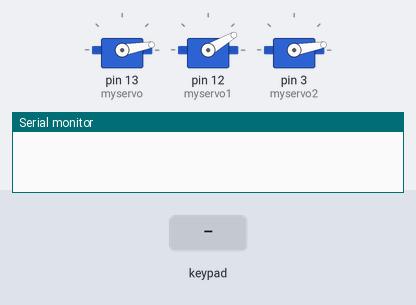
Simulated run of this sketch. Board: Arduino Uno, built with avr-gcc and run on an emulated ATmega328P. On the bench: 3 × servo, the last lines printed to the serial monitor. The test bench sets the inputs (shaded band).

Above: at 1.2 s.
1.3 s: keypad keys 8 9 1 0 1 1 pressed 0.4 s apart
At 4.0 s:
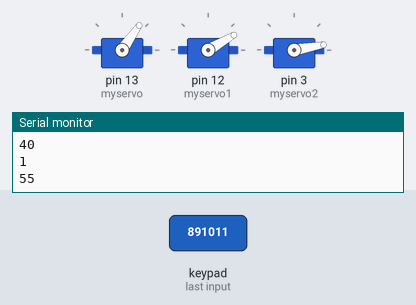
5.2 s: key '1' pressed
At 5.8 s:
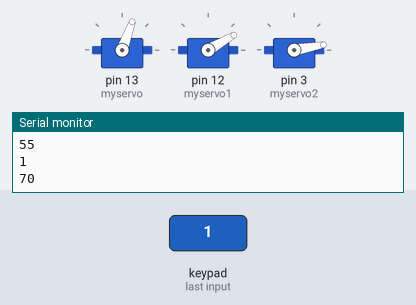
6.7 s: keypad keys 8 9 1 0 1 1 # pressed 0.4 s apart
At 9.2 s:
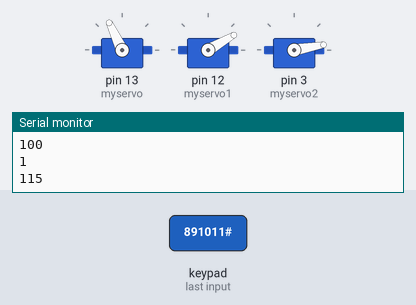
11.0 s: keypad keys 8 9 1 0 1 1 * pressed 0.4 s apart
At 13.6 s:
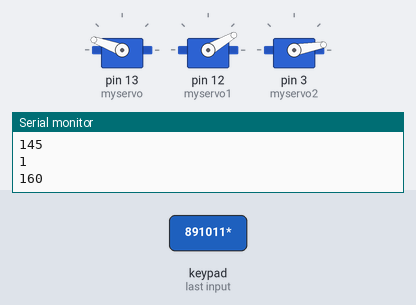
15.3 s: keypad keys 8 9 1 0 1 1 A pressed 0.4 s apart
At 18.2 s:
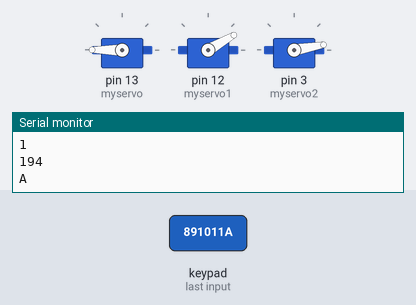
Timing chart, 0 to 19.7 s (numbered marks = the images above; inputs shaded):
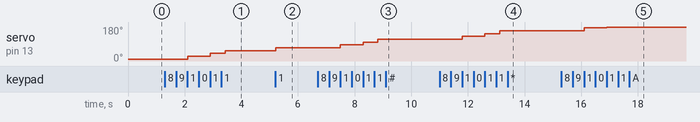

Measured:
- after the input at 1.3 s, servo on pin 13 (myservo): 10° → 25° after 0.80 s, → 40° 0.80 s later, → 55° 0.52 s later
- after the input at 5.2 s, servo on pin 13 (myservo): 55° → 70° at once
- after the input at 6.7 s, servo on pin 13 (myservo): 70° → 85° after 0.80 s, → 100° 0.80 s later, → 115° 0.52 s later
- after the input at 11.0 s, servo on pin 13 (myservo): 115° → 130° after 0.80 s, → 145° 0.80 s later, → 160° 0.52 s later
- after the input at 15.3 s, servo on pin 13 (myservo): 160° → 175° after 0.80 s, → 180° 0.80 s later

The sketch:

manipulate.ino
```cpp
#include <Servo.h>
#include <Keypad.h>

Servo myservo;
Servo myservo1;
Servo myservo2;

const byte ROWS = 4; //число строк клавиатуры
const byte COLS = 4; //число столбцов  клавиатуры
char hexaKeys[ROWS][COLS] = {

{'1','4','7','*'},

{'2','5','8','0'},

{'3','6','9','#'},

{'A','B','C','D'}

};

byte rowPins[ROWS] = {8,9,10,11}; //строки
byte colPins[COLS] = {4,5,6,7}; //столбцы
Keypad customKeypad = Keypad( makeKeymap(hexaKeys), rowPins, colPins, ROWS, COLS);

int i =10;
int ii=30;
int iii=10;
int k=0;
int k1=0;
int k2=0;

void setup() {
  myservo.attach(13);
  myservo1.attach(12);
  myservo2.attach(3);
  myservo.write(i);
  myservo1.write(ii);
  myservo2.write(iii);
 Serial.begin(9600);
}

void loop() {
 char customKey = customKeypad.getKey();
if (customKey){
Serial.println(customKey);}
if(customKey=='1'){
    i=i+15;
  k=k+1;
    myservo.write(i);
    Serial.println(i);
    delay(500);
    }
if(customKey=='2'){
    myservo.write(i);
    i=i-15 ;
    k=k-1;
    Serial.println(i);
    delay(500);
    }
if(customKey=='3'){
     myservo1.write(ii);
    Serial.println(ii);
    ii=ii+15 ;
    k1=k1+1 ;
    delay(500); }
if(customKey=='4'){
      myservo1.write(ii);
    Serial.println(ii);
    ii=ii-15 ;
    k1=k1-1;
    delay(500); }
if(customKey=='5'){
    myservo2.write(iii);
    iii=iii+15;
    k2=k2+1;
    Serial.println(iii);
    delay(100); }
if(customKey=='6'){

    myservo2.write(iii);
    iii=iii-15 ;
    k2=k2-1 ;
    Serial.println(iii );
    delay(100); }

// поставим ограничение на повороты

if( k>=12 ){
  i=179;
  }

   else if( k<=0){
    i=10;
    }
  if( k1>=5 ){
  ii=90;
  }

   else if( k1<=0){
    ii=30;

    }
if( k2>=10){
  iii=179;
  }

   else if( k2<=1){
    iii=10;
    }

}
```
